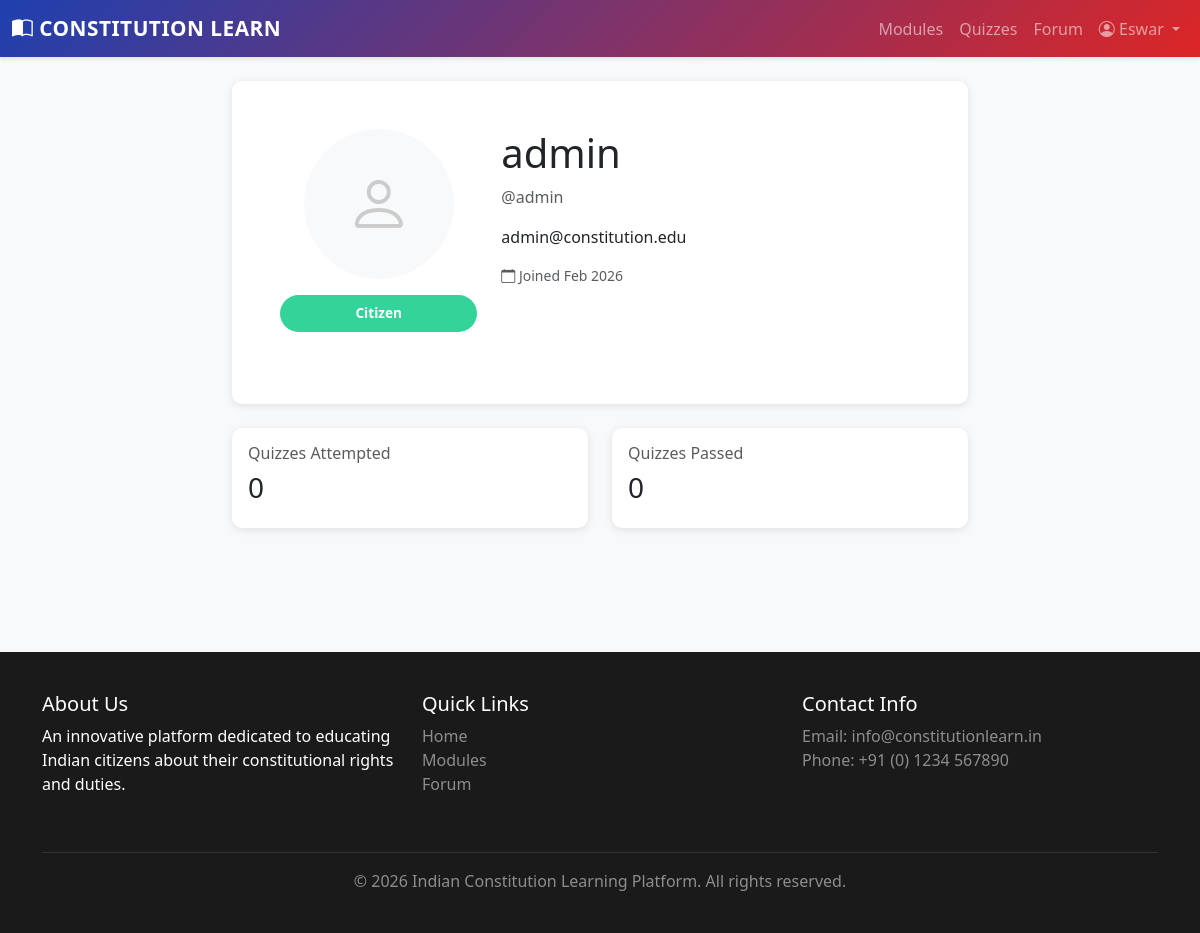
The page /profile/1/ (signed in) on the database its author committed.
### core/models.py (models this page shows, shortened)
class CustomUser(AbstractUser):
    ROLE_CHOICES = [
        ('admin', 'Administrator'),
        ('educator', 'Educator'),
        ('citizen', 'Citizen'),
    ]
    role = models.CharField(
        max_length=20,
        choices=ROLE_CHOICES,
        default='citizen',
        help_text='User role in the platform'
    )
    bio = models.TextField(
        blank=True,
        null=True,
        help_text='User biography'
    )
    profile_image = models.ImageField(
        upload_to='profiles/',
        blank=True,
        null=True,
        help_text='User profile picture'
    )
    is_email_verified = models.BooleanField(
        default=False,
        help_text='Email verification status'
    )
    created_at = models.DateTimeField(auto_now_add=True)
    updated_at = models.DateTimeField(auto_now=True)
    class Meta:
        db_table = 'custom_user'
        verbose_name = 'User'
        verbose_name_plural = 'Users'
        ordering = ['-created_at']
        indexes = [
            models.Index(fields=['role']),
            models.Index(fields=['email']),
        ]
    def is_educator(self):
        return self.role == 'educator'
    def is_citizen(self):
        return self.role == 'citizen'

### core/views.py (the view)
# urls.py: path('profile/', views.profile_view, name='profile'),
@login_required(login_url='login')
def profile_view(request, pk=None):
    if pk is None:
        user = request.user
    else:
        user = get_object_or_404(CustomUser, pk=pk)
    context = {
        'profile_user': user,
        'is_own_profile': user == request.user,
    }
    if user.role == 'educator':
        context['modules_count'] = LearningModule.objects.filter(created_by=user).count()
        context['quizzes_count'] = Quiz.objects.filter(created_by=user).count()
    elif user.role == 'citizen':
        attempts = QuizAttempt.objects.filter(user=user)
        context['quizzes_attempted'] = attempts.count()
        context['passed_quizzes'] = attempts.filter(is_passed=True).count()
    return render(request, 'core/profile.html', context)

### templates/core/profile.html (shortened to what this page needs)
{% extends "base.html" %}
{% block content %}
<div class="container">
    <div class="row mb-4">
        <div class="col-lg-8 mx-auto">
            <div class="card border-0 shadow-sm">
                <div class="card-body p-5">
                    <div class="row">
                        <div class="col-md-4 text-center mb-4">
                            {% if profile_user.profile_image %}
                                <img src="{{ profile_user.profile_image.url }}" alt="{{ profile_user.username }}" class="rounded-circle" style="width: 150px; height: 150px; object-fit: cover;">
                            {% else %}
                                <div class="rounded-circle bg-light d-inline-flex align-items-center justify-content-center" style="width: 150px; height: 150px;">
                                    <i class="bi bi-person" style="font-size: 4rem; color: #ccc;"></i>
                                </div>
                            {% endif %}
                            <span class="role-badge {{ profile_user.role }} d-block mt-3">{{ profile_user.get_role_display }}</span>
                        </div>
                        <div class="col-md-8">
                            <h1>{{ profile_user.get_full_name|default:profile_user.username }}</h1>
                            <p class="text-muted">@{{ profile_user.username }}</p>
                            <p>{{ profile_user.email }}</p>
                            <p class="text-muted small">
                                <i class="bi bi-calendar"></i> Joined {{ profile_user.created_at|date:"M Y" }}
                            </p>
                        </div>
                    </div>
                </div>
            </div>
            {% if profile_user.is_educator %}
            <div class="row mt-4">
                <div class="col-md-6 mb-3">
                    <div class="card border-0 shadow-sm">
                        <div class="card-body">
                            <h6 class="text-muted">Modules Created</h6>
                            <h3>{{ modules_count }}</h3>
                        </div>
                    </div>
                </div>
                <div class="col-md-6 mb-3">
                    <div class="card border-0 shadow-sm">
                        <div class="card-body">
                            <h6 class="text-muted">Quizzes Created</h6>
                            <h3>{{ quizzes_count }}</h3>
                        </div>
                    </div>
                </div>
            </div>
            {% elif profile_user.is_citizen %}
            <div class="row mt-4">
                <div class="col-md-6 mb-3">
                    <div class="card border-0 shadow-sm">
                        <div class="card-body">
                            <h6 class="text-muted">Quizzes Attempted</h6>
                            <h3>{{ quizzes_attempted }}</h3>
                        </div>
                    </div>
                </div>
                <div class="col-md-6 mb-3">
                    <div class="card border-0 shadow-sm">
                        <div class="card-body">
                            <h6 class="text-muted">Quizzes Passed</h6>
                            <h3>{{ passed_quizzes }}</h3>
                        </div>
                    </div>
                </div>
            </div>
            {% endif %}
        </div>
    </div>
</div>
{% endblock %}

### templates/base.html (shortened to what this page needs)
<!DOCTYPE html>
<html lang="en">
<head>
    <link href="https://cdn.jsdelivr.net/npm/bootstrap@5.3.0/dist/css/bootstrap.min.css" rel="stylesheet">
    <link rel="stylesheet" href="https://cdn.jsdelivr.net/npm/bootstrap-icons@1.11.0/font/bootstrap-icons.css">
    {% load static %}
    <link rel="stylesheet" href="{% static 'css/style.css' %}">
</head>
<body>
    <nav class="navbar navbar-expand-lg navbar-dark sticky-top">
        <div class="container-fluid">
            <a class="navbar-brand" href="{% url 'home' %}">
                <i class="bi bi-book-half"></i> Constitution Learn
            </a>
            <div class="collapse navbar-collapse" id="navbarNav">
                <ul class="navbar-nav ms-auto">
                    <li class="nav-item">
                        <a class="nav-link" href="{% url 'module_list' %}">Modules</a>
                    </li>
                    <li class="nav-item">
                        <a class="nav-link" href="{% url 'quiz_list' %}">Quizzes</a>
                    </li>
                    <li class="nav-item">
                        <a class="nav-link" href="{% url 'thread_list' %}">Forum</a>
                    </li>
                    {% if user.is_authenticated %}
                        <li class="nav-item dropdown">
                            <a class="nav-link dropdown-toggle" href="#" id="navbarDropdown" role="button" data-bs-toggle="dropdown">
                                <i class="bi bi-person-circle"></i> {{ user.username }}
                            </a>
                        </li>
                    {% endif %}
                </ul>
            </div>
        </div>
    </nav>
    <main class="py-4">
        {% block content %}{% endblock %}
    </main>
    <footer>
        <div class="container">
            <div class="row">
                <div class="col-md-4 mb-4">
                    <h5>About Us</h5>
                    <p>An innovative platform dedicated to educating Indian citizens about their constitutional rights and duties.</p>
                </div>
                <div class="col-md-4 mb-4">
                    <h5>Quick Links</h5>
                    <ul class="list-unstyled">
                        <li><a href="{% url 'home' %}" class="text-decoration-none text-white-50">Home</a></li>
                        <li><a href="{% url 'module_list' %}" class="text-decoration-none text-white-50">Modules</a></li>
                        <li><a href="{% url 'thread_list' %}" class="text-decoration-none text-white-50">Forum</a></li>
                    </ul>
                </div>
                <div class="col-md-4 mb-4">
                    <h5>Contact Info</h5>
                    <p class="text-white-50">
                        Email: info@constitutionlearn.in<br>
                        Phone: +91 (0) 1234 567890
                    </p>
                </div>
            </div>
            <hr class="border-secondary">
            <div class="text-center">
                <p class="text-white-50 mb-0">&copy; 2026 Indian Constitution Learning Platform. All rights reserved.</p>
            </div>
        </div>
    </footer>
</body>
</html>

### static/css/style.css (style rules this page uses)
:root { --primary-color: #1e40af; --secondary-color: #dc2626; --success-color: #16a34a; --warning-color: #d97706; --danger-color: #dc2626; --info-color: #0284c7; --dark-color: #1a1a1a; --light-color: #f8f9fa; }
* { margin: 0; padding: 0; box-sizing: border-box; }
body { font-family: 'Segoe UI', Tahoma, Geneva, Verdana, sans-serif; background-color: #f8f9fa; color: #333; }
.navbar { background: linear-gradient(135deg, var(--primary-color) 0%, var(--secondary-color) 100%); box-shadow: 0 2px 8px rgba(0,0,0,0.1); }
.navbar-brand { font-weight: 700; font-size: 1.3rem; letter-spacing: 0.5px; text-transform: uppercase; }
.card { border: none; border-radius: 10px; box-shadow: 0 2px 8px rgba(0,0,0,0.1); transition: all 0.3s cubic-bezier(0.4, 0, 0.2, 1); }
.role-badge { display: inline-block; padding: 0.5rem 1rem; border-radius: 20px; font-weight: 600; font-size: 0.85rem; }
.role-badge.citizen { background-color: #34d399; color: white; }
footer { background-color: var(--dark-color); color: white; padding: 3rem 0; margin-top: 4rem; }
footer a { color: #d1d5db; text-decoration: none; }
.shadow-sm { box-shadow: 0 2px 8px rgba(0,0,0,0.1) !important; }

### templates/base.html (style rules this page uses)
:root { --primary-color: #1e40af; --secondary-color: #dc2626; --success-color: #16a34a; }
body { font-family: 'Segoe UI', Tahoma, Geneva, Verdana, sans-serif; background-color: #f8f9fa; }
.navbar { background: linear-gradient(135deg, var(--primary-color) 0%, var(--secondary-color) 100%); box-shadow: 0 2px 4px rgba(0,0,0,0.1); }
.navbar-brand { font-weight: bold; font-size: 1.3rem; letter-spacing: 0.5px; }
.card { border: none; border-radius: 10px; box-shadow: 0 2px 8px rgba(0,0,0,0.1); transition: transform 0.3s, box-shadow 0.3s; }
footer { background-color: #1a1a1a; color: white; padding: 40px 0; margin-top: 60px; }
.role-badge { display: inline-block; padding: 0.5rem 1rem; border-radius: 20px; font-size: 0.85rem; font-weight: 600; }
.role-badge.citizen { background-color: #34d399; color: white; }

### rows shown on the page
CustomUser: username "Eswar"
CustomUser: role "Citizen", get_full_name "admin", username "admin", email "admin@constitution.edu", created_at "Feb 2026"

### other values the page prints
{{ quizzes_attempted }} "0"
{{ passed_quizzes }} "0"
